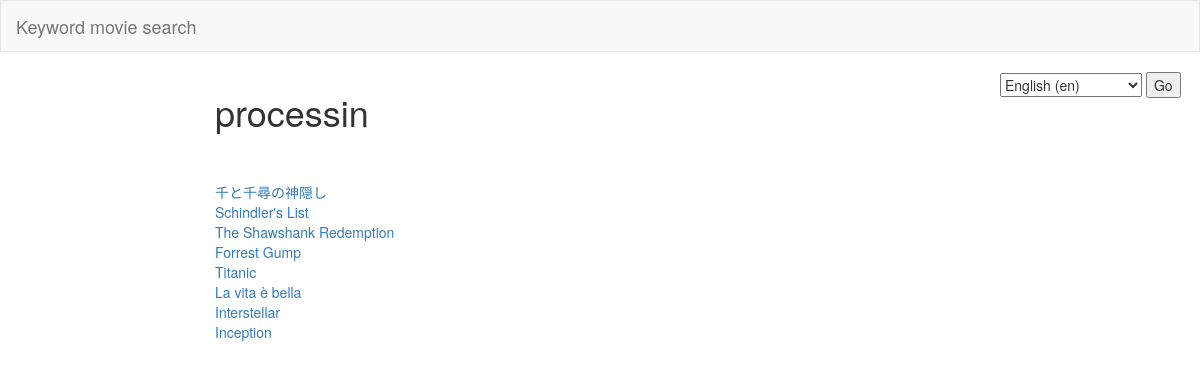
Screenshot of /keyword?keyword=时候 with the database file from the repository.
### douban_search/models.py (models this page shows, shortened)
class Movie(models.Model):
    name1 = models.CharField(max_length=250)
    name2 = models.CharField(max_length=250, null=True)
    year = models.IntegerField(null=True)
    img = models.ImageField(upload_to="gallery", null=True)
    keywords = models.ManyToManyField(Keyword)
    url = models.URLField()

### douban_search/views.py (the view)
# urls.py: path('keyword', views.keyword_detail),
def keyword_detail(request):
    try:
        keyword = Keyword.objects.get(keyword=request.GET.get('keyword', ''))
    except Keyword.DoesNotExist:
        return HttpResponse(_('not found'))
    movies = Movie.objects.filter(keywords__keyword__contains=keyword)
    if not request.LANGUAGE_CODE == 'zh-hans':
        keyword = Keyword_en(keyword)
        movies = [Movie_en(m) for m in movies]
    return render(request, 'keyword_detail.html', {'keyword': keyword, 'movies': movies})

### douban_search/models.py (called while the page is built)
    def __str__(self):
        return self.keyword

### douban_search/views.py (called while the page is built)
    def __str__(self):
        return self.name2

    def __str__(self):
        return self.keyword_en

### douban_search/templates/keyword_detail.html (shortened to what this page needs)
{% extends 'layout.html' %}
{% block content %}
    <div class="col-sm-8 col-sm-offset-2">
        <h1 style="margin-bottom: 50px">{{ keyword }}</h1>
        {% for movie in movies %}
            <a href="/movie?name={{ movie.name1 }}">{{ movie }}</a>
            <br>
        {% endfor %}
    </div>
{% endblock %}

### rows the page displays
Movie: name2 "千と千尋の神隠し"
Movie: name2 "Schindler's List"
Movie: name2 "The Shawshank Redemption"
Movie: name2 "Forrest Gump"
Movie: name2 "Titanic"
Movie: name2 "La vita è bella"
Movie: name2 "Interstellar"
Movie: name2 "Inception"

### other values shown
{{ keyword }} "processin"
form field language "English (en)"
